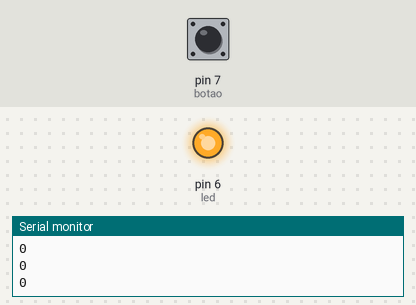
Bench run of a sketch on a simulated Arduino Uno, built with avr-gcc and run on an emulated ATmega328P. On the bench: output pins drawn as LEDs (lit = HIGH), the last lines printed to the serial monitor. Dashed ring = blinking. The inputs (shaded band) are chosen by the test bench; at power-on: pin 7 (botao) HIGH.

Above: at 1.2 s.
1.3 s: pin 7 (botao) pulled LOW for 1 s
At 3.4 s:
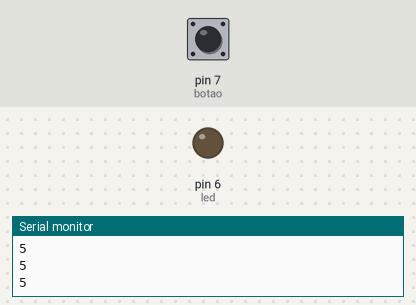
3.8 s: pin 7 (botao) pulled LOW for 3.2 s
At 3.9 s:
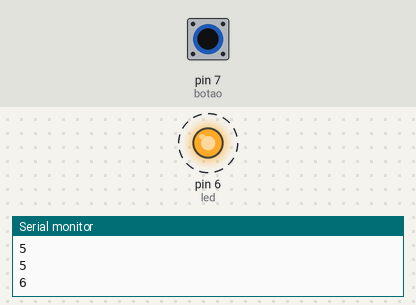
8.5 s: pin 7 (botao) pulled LOW for 0.25 s
At 9.9 s:
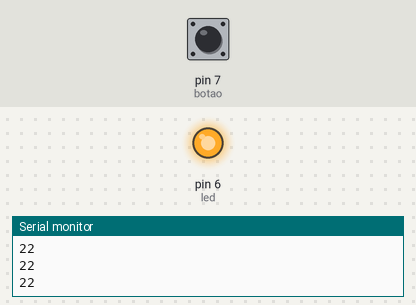
Timing chart, 0 to 11.5 s (numbered marks = the images above; inputs shaded):
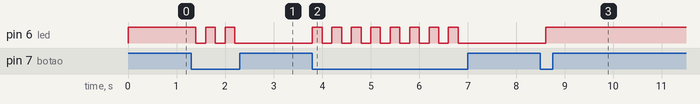

Measured:
- after the input at 1.3 s, pin 6 (led): alternates HIGH for 0.20 s and LOW for 0.20 s, 5 changes in all, then stays LOW, starting after 0.10 s
- after the input at 3.8 s, pin 6 (led): alternates HIGH for 0.20 s and LOW for 0.20 s, 16 changes in all, then stays LOW, starting at once
- after the input at 8.5 s, pin 6 (led): LOW → HIGH after 0.11 s

The sketch:

BotaoLigaDesliga.ino
```cpp
/*Scketch para controlar um funcionamento de uma rotina controlada pelo aperto do botão
 * Começa funcionando aperta o botão, desliga, aperta novamente, volta a funcionar.
 *
 */


//Variáveis
int botao = 7;
int estado = 0;
int ligadesliga = 0;
int led = 6;


void setup() {
  pinMode(botao, INPUT);
  pinMode(led, OUTPUT);
  Serial.begin(9600);

}

void loop() {
  estado=digitalRead(botao);//Recebe estado do botão apertado ou não.

    if (estado == LOW){
      ligadesliga = ligadesliga+1;
      //Toda vez que o botão for apertado o contador soma 1;
    }
    if((ligadesliga %2==0)){ //Sempre que o contador for par a instrução funcionará.
      digitalWrite(led,HIGH);
    }else{
      digitalWrite(led,LOW);
    }

    //Serial.print(estado);
    Serial.println(ligadesliga);
    //imprimindo contador
    delay(200);
  }
  /*OBS:
   * As vezes o botão apresenta um pequeno erro e o contador
   * executa duas contagens consecutivas.
   *
   */

 //EOF
```
